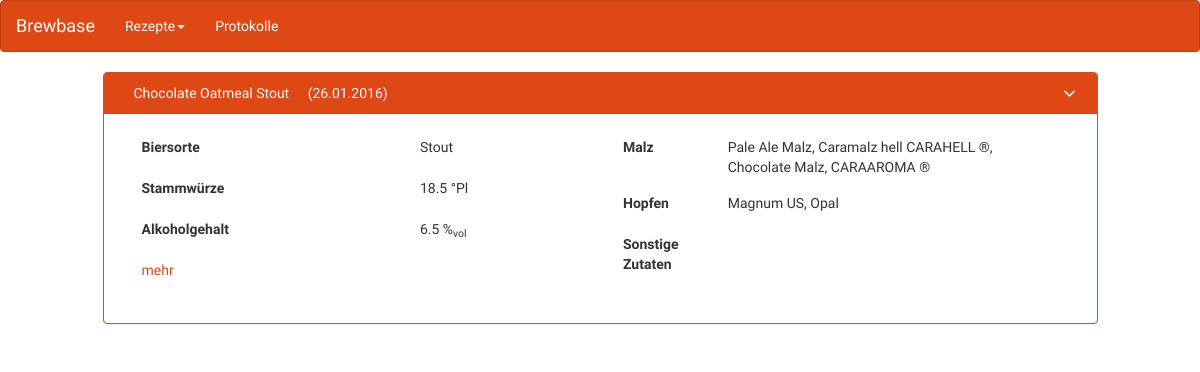
Before: /recipes/ with the older database file.
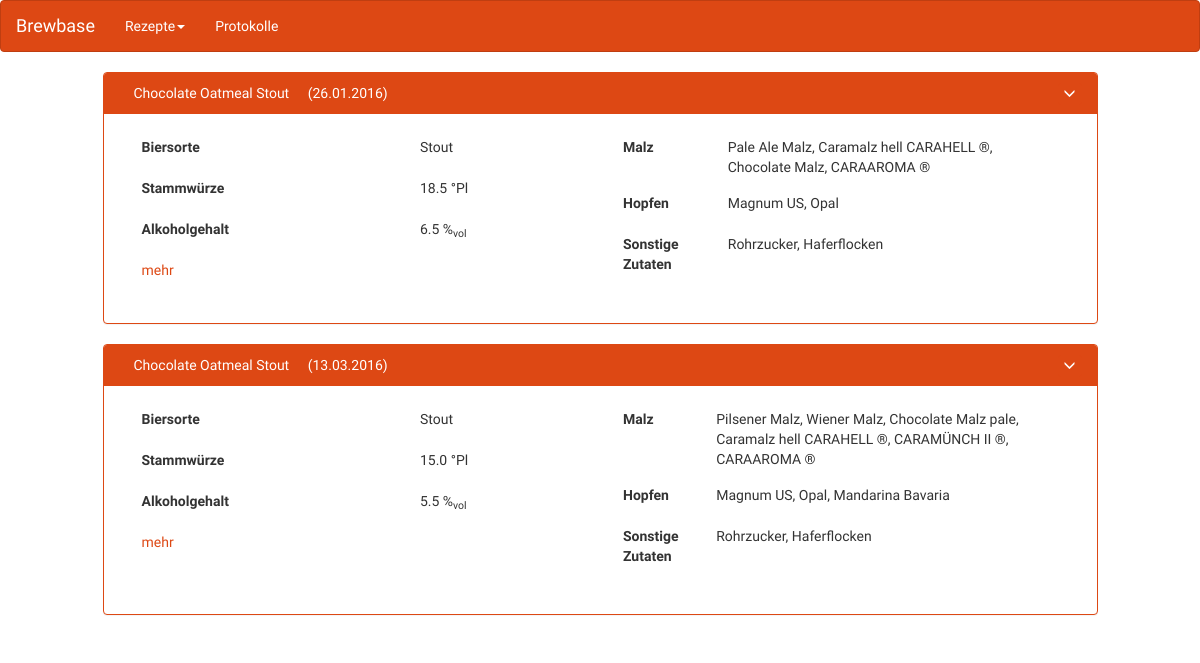
After: the same page with the newer database file.
### app/models.py (models this page shows, shortened)
class Recipe(db.Model):
    __tablename__ = 'recipes'
    id = Column(Integer, primary_key=True)
    date = Column(Date, default=func.now())
    description = Column(Text)
    name = Column(String(255), default='')
    beertype = Column(String(255), default='')
    original_gravity = Column(Float(precision=1))
    alcohol = Column(Float(precision=1))
    bitterness = Column(Integer)
    color = Column(Integer)
    carbonisation = Column(Float(precision=1))
    @property
    def ebc(self):
        try:
            return (sum(malt.qty * malt.ebc for malt in self.malts) /
                    sum(malt.qty for malt in self.malts))
        except (TypeError, ZeroDivisionError):
            return None

### app/views.py (the view)
@app.route('/recipes')
def handle_recipes():
    pass

### app/__init__.py (called while the page is built)
@app.template_filter('dateformat')
def dateformat(value, format='%d.%m.%Y'):
    return value.strftime(format)

### app/views.py (called while the page is built)
@app.route('/')
@app.route('/index')
@app.route('/recipes/')
def recipe_list():
    recipes = db.session.query(Recipe)
    return render_template('recipes.html', recipes=recipes)

### app/templates/recipes.html (shortened to what this page needs)
{% extends "base.html" %}
{% from "navbar.html" import mynavbar %}
{% from "common.html" import detail %}
{% block navbar %}
  {{ mynavbar() }}
{% endblock %}
{% block content %}
  {% for recipe in recipes %}
    <div class="row">
      <div class="recipe-detail col-sm-offset-1 col-sm-10">
        <div class="panel panel-primary">
          <div class="panel-heading">
            <a href="{{ url_for('edit_recipe', recipe_id=recipe.id) }}" class="panel-heading">
              {{ recipe.name }}
            </a>
            ({{ recipe.date | dateformat}})
            <div class="dropdown pull-right">
              <a class="btn btn-primary btn-xs" data-toggle="dropdown" expanded="false"><span class="glyphicon glyphicon-menu-down"></span></a>
            </div>
          </div>
          <div class="panel-body recipe-detail">
            <div class="col-sm-6">
              <table class="table">
                <tr>
                  <td><label>Biersorte</label></td>
                  <td>{{ recipe.beertype }}</td>
                </tr>
                <tr>
                  <td><label>Stammwürze</label></td>
                  <td>{{ recipe.original_gravity }} °Pl</td>
                </tr>
                <tr>
                  <td><label>Alkoholgehalt</label></td>
                  <td>{{ recipe.alcohol or '-'}} %<sub>vol</sub></td>
                </tr>
                <tr>
                  <td>
                    <a class="link-more" href="#">mehr</a>
                  </td>
                  <td></td>
                </tr>
              </table>
            </div>
            <div class="col-sm-6">
              <table class="table">
                <tr>
                  <td><label>Malz</label></td>
                  <td>{{ recipe.malts|join(', ', attribute='name_') }}</td>
                </tr>
                <tr>
                  <td><label>Hopfen</label></td>
                  <td>{{ recipe.hops|join(', ', attribute='name_') }}</td>
                </tr>
                <tr>
                  <td><label>Sonstige Zutaten</label></td>
                  <td>{{ recipe.miscs|join(', ', attribute='name_') }}</td>
                </tr>
              </table>
            </div>
          </div>
        </div>
      </div>
    </div>
  {% endfor %}
{% endblock %}

### app/templates/base.html (shortened to what this page needs)
<!DOCTYPE html>
<html lang="en">
  <head>
    <link href="/static/css/bootstrap.min.css" rel="stylesheet">
    <link href="/static/css/brewbase.css" rel="stylesheet">
  </head>
  <body>
    <div id="main">
      {% block navbar %}{% endblock %}
      {% block content %}{% endblock %}
    </div>
  </body>
</html>

### app/templates/navbar.html (shortened to what this page needs)
{%  macro mynavbar() %}
<nav class="navbar navbar-default">
  <div class="container-fluid">
    <div class="navbar-header">
      <a class="navbar-brand" href="{{ url_for('recipe_list') }}">Brewbase</a>
    </div>
    <div class="collapse navbar-collapse" id="bs-example-navbar-collapse-1">
      <ul class="nav navbar-nav">
        <li class="dropdown">
          <a href="#" class="dropdown-toggle" data-toggle="dropdown" role="button" aria-haspopup>Rezepte<span class="caret"></span></a>
        </li>
        <li><a href="#">Protokolle</a></li>
      </ul>
    </div>
  </div>
</nav>
{% endmacro %}

### app/static/css/brewbase.css (style rules this page uses)
.table th, .table td { border-top: none !important; }

### app/templates/recipes.html (style rules this page uses)
.panel-heading { color: white; }

Changed rows visible on the page:
shown differently, row unchanged: Recipe (number 1 of 2 on the later page): miscs (not shown) → "Rohrzucker, Haferflocken"
added Recipe: name "Chocolate Oatmeal Stout", date "13.03.2016", beertype "Stout", original_gravity "15.0", alcohol "5.5", malts "Pilsener Malz, Wiener Malz, Chocolate Malz pale, Caramalz hell CARAHELL ®, CARAMÜNCH II ®, CARAAROMA ®", hops "Magnum US, Opal, Mandarina Bavaria", miscs "Rohrzucker, Haferflocken"
